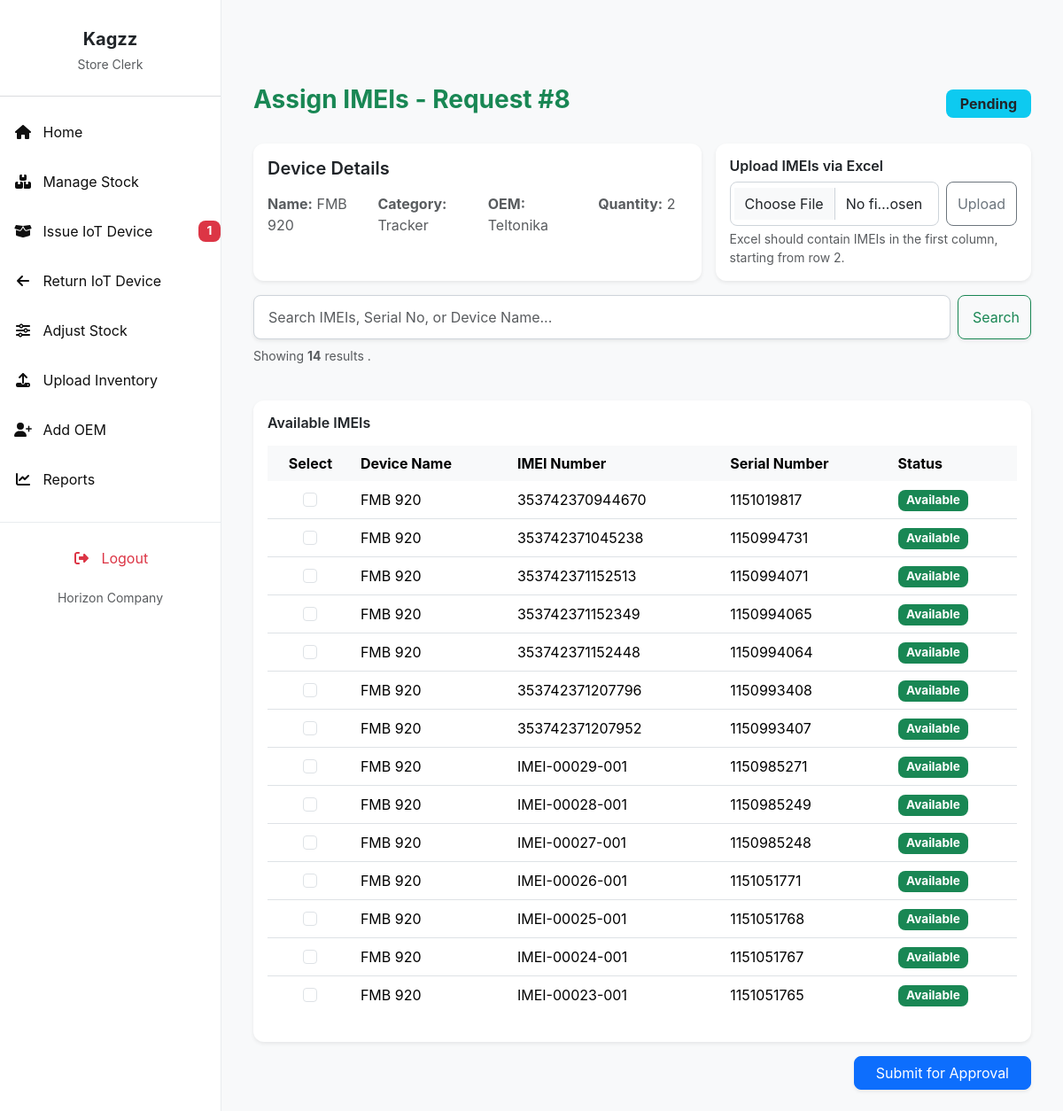
The app's page /select_imeis/8/ (signed in), older data.
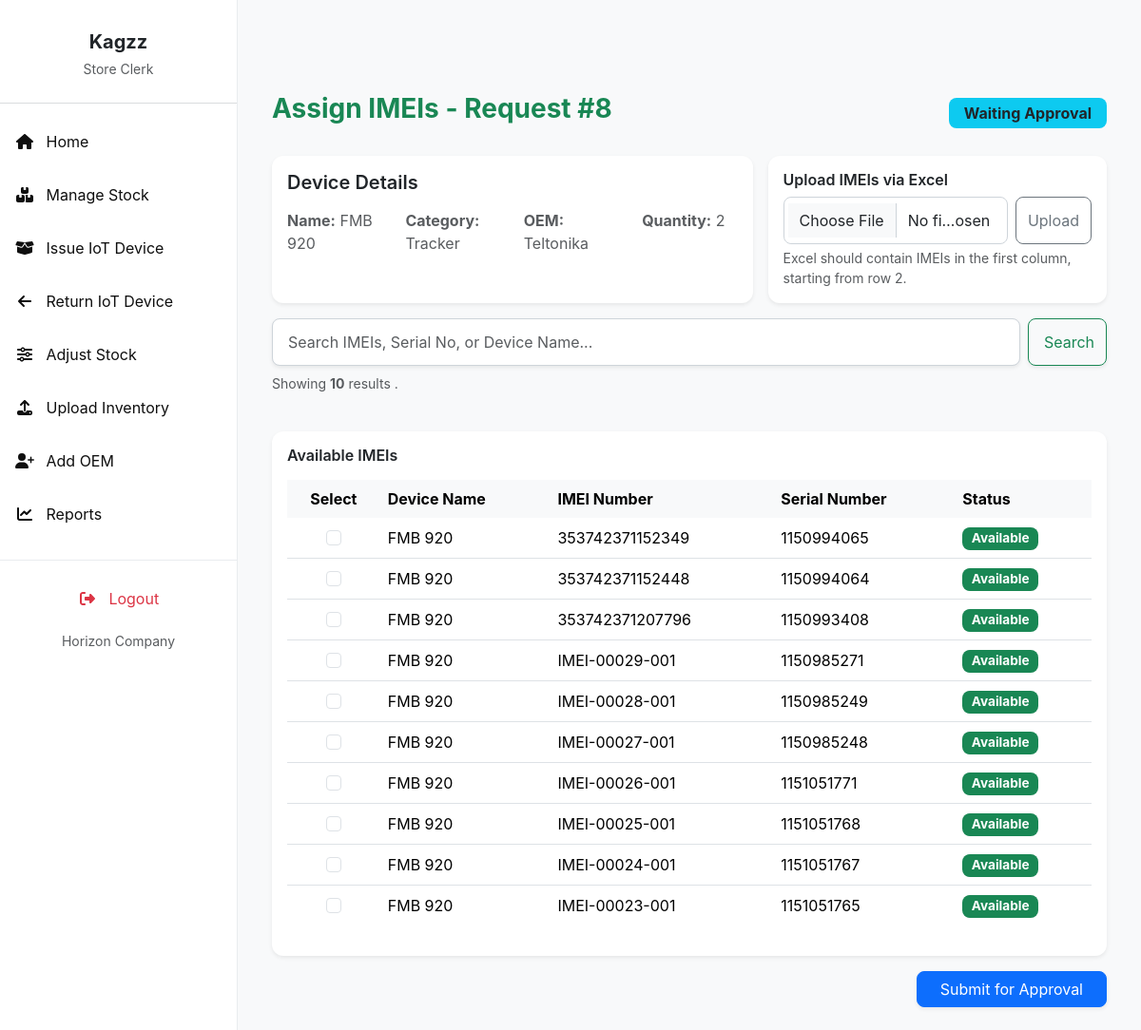
The same page, newer data.
### invent/models.py (models this page shows, shortened)
class DeviceRequest(models.Model):
    device = models.ForeignKey("Device", on_delete=models.CASCADE, related_name="requests")
    imei_obj = models.ForeignKey('DeviceIMEI', null=True, blank=True,
                                 on_delete=models.SET_NULL, related_name='device_requests')
    requestor = models.ForeignKey(User, on_delete=models.CASCADE, related_name="device_requests")
    client = models.ForeignKey("Client", on_delete=models.CASCADE,
                               related_name="client_requests", null=True, blank=True)
    branch = models.ForeignKey(Branch, on_delete=models.SET_NULL, null=True, blank=True, related_name="requests")
    country = models.ForeignKey(Country, on_delete=models.SET_NULL, null=True, blank=True)
    imei_no = models.CharField(max_length=50, null=True, blank=True)
    quantity = models.PositiveIntegerField(default=1)
    reason = models.TextField(blank=True, null=True)
    application_date = models.DateField(default=timezone.now)
    payment_proof = models.FileField(upload_to="payment_proofs/", null=True, blank=True)
    STATUS_CHOICES = [
        ('Pending', 'Pending'),
        ('Approved', 'Approved'),
        ('Waiting Approval', 'Waiting Admin Approval'),
        ('Issued', 'Issued'),
        ('Rejected', 'Rejected'),
        ('Cancelled', 'Cancelled'),
        ('Partially Returned', 'Partially Returned'),
        ('Fully Returned', 'Fully Returned'),
    ]
    status = models.CharField(max_length=20, choices=STATUS_CHOICES, default='Pending')
    date_requested = models.DateTimeField(auto_now_add=True)
    date_issued = models.DateTimeField(null=True, blank=True)
    returned_quantity = models.PositiveIntegerField(default=0)
    _original_status = None
    def __init__(self, *args, **kwargs):
        super().__init__(*args, **kwargs)
        self._original_status = self.status

class DeviceIMEI(models.Model):
    device = models.ForeignKey(
        Device,
        on_delete=models.CASCADE,
        related_name='imeis'
    )
    imei_number = models.CharField(max_length=50, unique=True)
    is_available = models.BooleanField(default=True)
    added_on = models.DateTimeField(auto_now_add=True)
    class Meta:
        ordering = ['-added_on']

class Device(models.Model):
    STATUS_CHOICES = (
        ('available', 'Available'),
        ('issued', 'Issued'),
        ('returned', 'Returned'),
        ('faulty', 'Faulty'),
    )
    name = models.CharField(max_length=255)
    oem = models.ForeignKey(
        OEM,
        on_delete=models.SET_NULL,
        null=True,
        blank=False,
        related_name='devices'
    )
    product_id = models.CharField(max_length=30, blank=True)
    total_quantity = models.PositiveIntegerField(default=1)
    quantity_issued = models.PositiveIntegerField(default=0)
    imei_no = models.CharField(
        max_length=50, unique=True, null=True, blank=True)
    serial_no = models.CharField(
        max_length=50, unique=True, null=True, blank=True)
    mac_address = models.CharField(
        max_length=50, unique=True, null=True, blank=True)
    category = models.CharField(
        max_length=100, blank=True, help_text="e.g. Laptop or Router")
    manufacturer = models.CharField(max_length=100, blank=True)
    description = models.TextField(blank=True)
    selling_price = models.DecimalField(
        max_digits=10, decimal_places=2, null=True, blank=True)
    currency = models.CharField(
        max_length=10, choices=CURRENCY_CHOICES, default='USD')
    branch = models.ForeignKey(
        Branch, on_delete=models.SET_NULL, null=True, blank=True)
    country = models.ForeignKey(
        Country, on_delete=models.SET_NULL, null=True, blank=True)
    status = models.CharField(
        max_length=20, choices=STATUS_CHOICES, default='available')
    class Meta:
        permissions = [
            ("can_issue_item", "Can issue device to client"),
            ("can_return_item", "Can record device returns"),
        ]

class OEM(models.Model):  # Formerly Supplier
    name = models.CharField(max_length=100, unique=True)
    contact_person = models.CharField(max_length=100, blank=True)
    phone_email = models.CharField(max_length=100, blank=True)
    address = models.CharField(max_length=255, blank=True)
    def __str__(self):
        return self.name

### invent/views.py (the view, shortened to what this page needs)
# urls.py: path('select_imeis/<int:request_id>/', views.select_imeis, name='select_imeis'),
@login_required
@permission_required('invent.can_issue_item', raise_exception=True)
def select_imeis(request, request_id):
    device_request = get_object_or_404(DeviceRequest, id=request_id)
    requested_device = device_request.device
    user = request.user
    query = request.GET.get("q", "").strip()
    available_imeis = DeviceIMEI.objects.filter(
        device__name=requested_device.name,
        device__oem=requested_device.oem,
        is_available=True,
    ).select_related('device')
    available_count = available_imeis.count()
    context = {
        'device_request': device_request,
        'available_imeis': available_imeis,
        'query': query,
        'available_count': available_count,
    }
    return render(request, 'invent/select_imeis.html', context)

### invent/context_processors.py (called while the page is built, shortened)
def pending_requests_count(request):
    if not request.user.is_authenticated:
        return {'pending_requests_count_for_sidebar': 0}
    try:
        if request.user.is_superuser:
            count = DeviceRequest.objects.filter(status='Pending').count()
            return {'pending_requests_count_for_sidebar': count}
    except Exception:
        return {'pending_requests_count_for_sidebar': 0}
    return {'pending_requests_count_for_sidebar': 0}

def user_branch(request):
    branch = None
    try:
        if request.user.is_authenticated:
            profile = getattr(request.user, 'profile', None)
            branch = getattr(profile, 'branch', None)
    except Exception:
        branch = None
    return {'user_branch': branch}

### invent/templates/invent/select_imeis.html (shortened to what the changed rows need)
{% extends 'invent/base_store_clerk.html' %}
{% load static %}
{% block content %}
<div class="container mt-5">
  <div class="d-flex justify-content-between align-items-center mb-4">
    <h3 class="text-primary fw-bold">Assign IMEIs - Request #{{ device_request.id }}</h3>
    <span class="badge bg-info text-dark py-2 px-3 fs-6">{{ device_request.status }}</span>
  </div>
  <div class="row mb-3 g-3">
    <div class="col-md-7">
      <div class="card shadow-sm border-0 h-100">
        <div class="card-body">
          <div class="row text-muted">
            <div class="col-md-3"><strong>Name:</strong> {{ device_request.device.name }}</div>
            <div class="col-md-3"><strong>Category:</strong> {{ device_request.device.category }}</div>
            <div class="col-md-3"><strong>OEM:</strong> {{ device_request.device.oem }}</div>
            <div class="col-md-3"><strong>Quantity:</strong> {{ device_request.quantity }}</div>
          </div>
        </div>
      </div>
    </div>
  </div>
  <div class="row mb-4">
    <div class="col-md-12">
      <p class="text-muted small mt-2">
        Showing <strong>{{ available_imeis|length }}</strong> result{{ available_imeis|pluralize }}
        {% if query %} for "<strong>{{ query }}</strong>"{% endif %}.
      </p>
    </div>
  </div>
  <form method="POST">
    <div class="card shadow-sm border-0">
      <div class="card-body">
        <div class="table-responsive">
          <table class="table table-hover align-middle">
            <thead class="table-light">
              <tr>
                <th scope="col" class="text-center">Select</th>
                <th scope="col">Device Name</th>
                <th scope="col">IMEI Number</th>
                <th scope="col">Serial Number</th>
                <th scope="col">Status</th>
              </tr>
            </thead>
            <tbody>
              {% for imei in available_imeis %}
              <tr class="align-middle">
                <td class="text-center">
                  <input class="form-check-input select-checkbox" type="checkbox" name="selected_imeis" value="{{ imei.id }}">
                </td>
                <td>{{ imei.device.name }}</td>
                <td>{{ imei.imei_number }}</td>
                <td>{{ imei.device.serial_no|default:"—" }}</td>
                <td>
                  {% if imei.is_available %}
                    <span class="badge bg-success">Available</span>
                  {% else %}
                    <span class="badge bg-secondary">Unavailable</span>
                  {% endif %}
                </td>
              </tr>
              {% empty %}
              <tr>
                <td colspan="5" class="text-center text-muted py-4">
                  No available IMEIs found{% if query %} for "<strong>{{ query }}</strong>"{% endif %}.
                </td>
              </tr>
              {% endfor %}
            </tbody>
          </table>
        </div>
      </div>
    </div>
  </form>
</div>
{% endblock content %}

### invent/templates/invent/base_store_clerk.html (shortened to what the changed rows need)
<!DOCTYPE html>
<html lang="en">
<head>
    <link href="https://cdn.jsdelivr.net/npm/bootstrap@5.3.3/dist/css/bootstrap.min.css" rel="stylesheet">
    <link href="https://cdnjs.cloudflare.com/ajax/libs/font-awesome/6.4.0/css/all.min.css" rel="stylesheet">
    <link href="https://cdn.jsdelivr.net/npm/select2@4.1.0-rc.0/dist/css/select2.min.css" rel="stylesheet" />
    <link href="https://cdn.jsdelivr.net/npm/select2-bootstrap-5-theme@1.3.0/dist/select2-bootstrap-5-theme.min.css" rel="stylesheet" />
</head>
<body>
    <nav id="sidebarMenu" class="sidebar-wrapper collapse d-md-block">
        <div class="sidebar-content">
            <ul class="nav flex-column">
                <li class="nav-item mb-2 d-flex justify-content-between align-items-center">
                    <a class="nav-link {% if request.resolver_match.url_name == 'issue_device' %}active{% endif %}" href="{% url 'issue_device' %}">
                        <i class="fas fa-fw fa-box-open me-2"></i> Issue IoT Device
                    </a>
                        {% if pending_requests_count_for_sidebar > 0 %}
                        <span class="badge bg-danger ms-2">{{ pending_requests_count_for_sidebar }}</span>
                        {% endif %}
                </li>
            </ul> </div>
    </nav>
    <main class="main-content">
        {% block content %}{% endblock %}
    </main>
</body>
</html>

Row changes from the older to the newer data that the page shows:
no longer on this page (row edited): DeviceIMEI: device.name "FMB 920", imei_number "353742370944670", device.serial_no "1151019817", is_available "Available"
no longer on this page (row edited): DeviceIMEI: device.name "FMB 920", imei_number "353742371045238", device.serial_no "1150994731", is_available "Available"
no longer on this page (row edited): DeviceIMEI: device.name "FMB 920", imei_number "353742371152513", device.serial_no "1150994071", is_available "Available"
no longer on this page (row edited): DeviceIMEI: device.name "FMB 920", imei_number "353742371207952", device.serial_no "1150993407", is_available "Available"
changed DeviceRequest "FMB 920": status "Pending" → "Waiting Approval"
Text that changed along with them:
{{ available_imeis|length }}: "14" → "10"
{{ pending_requests_count_for_sidebar }}: "1" → (not shown)
